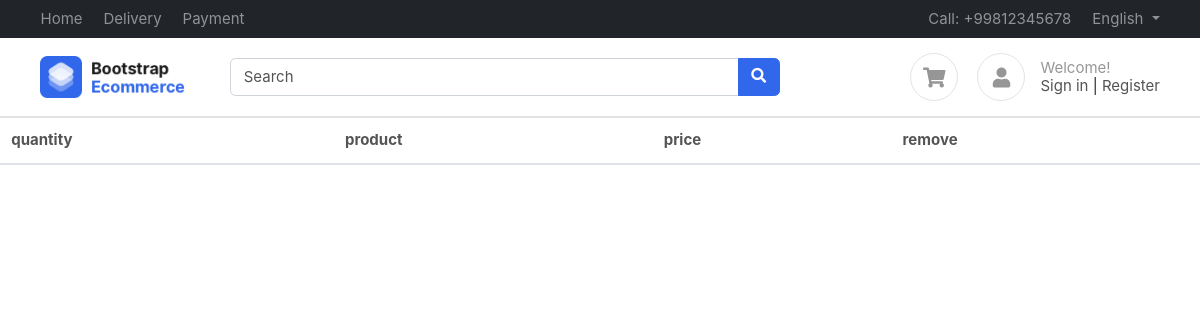
Before: /accounts/cart/ (signed in) with the older database file.
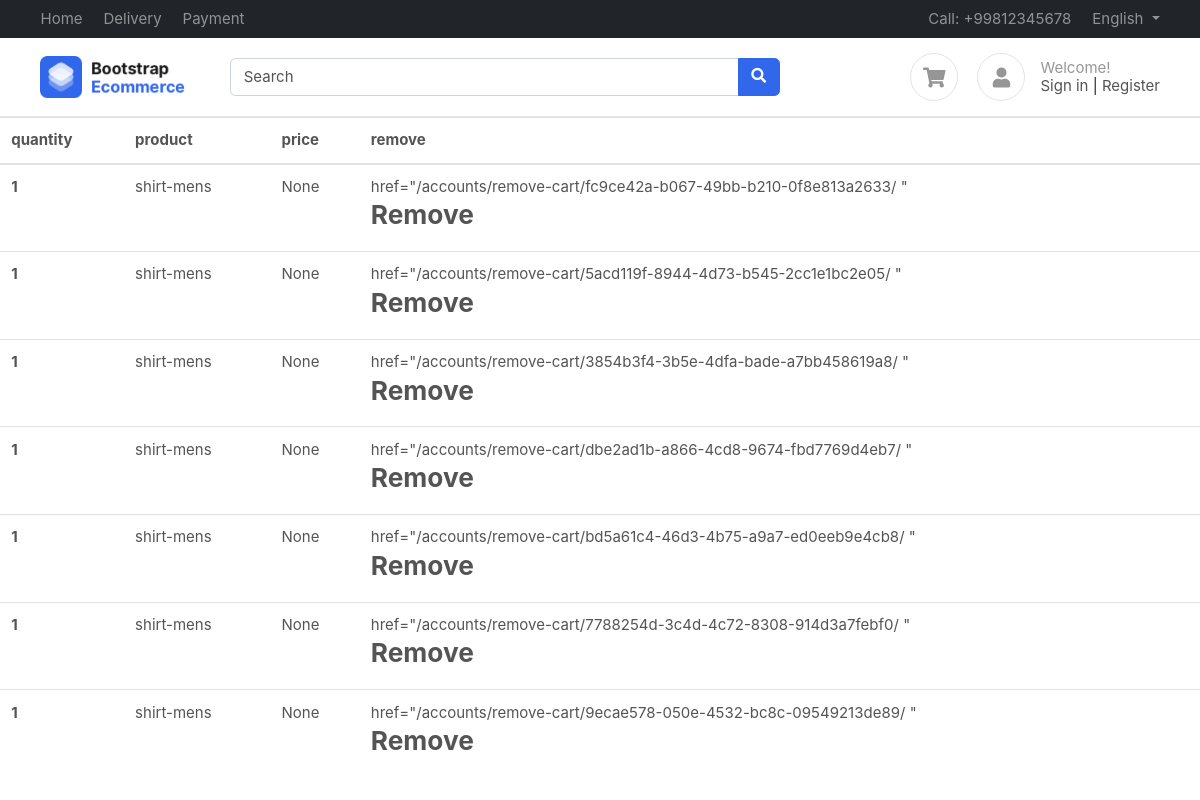
After: the same page with the newer database file.
### accounts/models.py (models this page shows)
class CartItems(BaseModel):
    cart          = models.ForeignKey(Cart, on_delete=models.CASCADE, related_name='cart_items')
    product       = models.ForeignKey(Product, on_delete=models.SET_NULL, null=True, blank = True )
    color_variant = models.ForeignKey(ColorVariant, on_delete=models.SET_NULL, null=True, blank = True )
    size_variant  = models.ForeignKey(SizeVariant, on_delete=models.SET_NULL, null=True, blank = True )
    def get_product_price(self):
        price = [self.product.price]
        if self.color_variant:
            color_variant_price = self.color_variant.price
            price.append(color_variant_price)

### products/models.py (models this page shows, shortened)
class Product(BaseModel):
    product_name = models.CharField(max_length=100)
    slug = AutoSlugField(populate_from='product_name',unique=True, null=True, default=None)
    category = models.ForeignKey(Category, on_delete=models.CASCADE, related_name="product")
    price = models.IntegerField()
    product_description = models.TextField()
    color_variant = models.ManyToManyField(ColorVariant, blank=True)
    size_variant  = models.ManyToManyField(SizeVariant, blank=True)
    def __str__(self) -> str:
        return self.slug

### accounts/views.py (the view)
# urls.py: path('cart/' , cart , name='cart'),
def cart(request):
    context = {'cart': Cart.objects.filter(is_paid = False , user = request.user),
                'cart_items':CartItems.objects.all()
    }
    return render(request, 'accounts/cart.html', context)

### templates/accounts/cart.html
{% extends 'base/base.html' %} {% block start%}
<table class="table">
  <thead>
    <tr>
      <th scope="col">quantity</th>
      <th scope="col">product</th>
      <th scope="col">price</th>
      <th scope="col">remove</th>
    </tr>
  </thead>
  <tbody>
    {% for carts in cart_items %}
    <tr>
      <th scope="row">1</th>
      <td>{{carts.product}}</td>
      <td>{{carts.get_product_price}}</td>
      <td>
        href="{% url 'remove_cart' carts.uid %} "
        <h3>Remove</h3>
      </td>
    </tr>
    {% endfor %}
  </tbody>
</table>
{% endblock %}

Changed rows visible on the page:
added CartItems: product "shirt-mens", get_product_price "None", uid "/accounts/remove-cart/fc9ce42a-b067-49bb-b210-0f8e813a2633/"
added CartItems: product "shirt-mens", get_product_price "None", uid "/accounts/remove-cart/5acd119f-8944-4d73-b545-2cc1e1bc2e05/"
added CartItems: product "shirt-mens", get_product_price "None", uid "/accounts/remove-cart/3854b3f4-3b5e-4dfa-bade-a7bb458619a8/"
added CartItems: product "shirt-mens", get_product_price "None", uid "/accounts/remove-cart/dbe2ad1b-a866-4cd8-9674-fbd7769d4eb7/"
added CartItems: product "shirt-mens", get_product_price "None", uid "/accounts/remove-cart/bd5a61c4-46d3-4b75-a9a7-ed0eeb9e4cb8/"
added CartItems: product "shirt-mens", get_product_price "None", uid "/accounts/remove-cart/7788254d-3c4d-4c72-8308-914d3a7febf0/"
added CartItems: product "shirt-mens", get_product_price "None", uid "/accounts/remove-cart/9ecae578-050e-4532-bc8c-09549213de89/"
